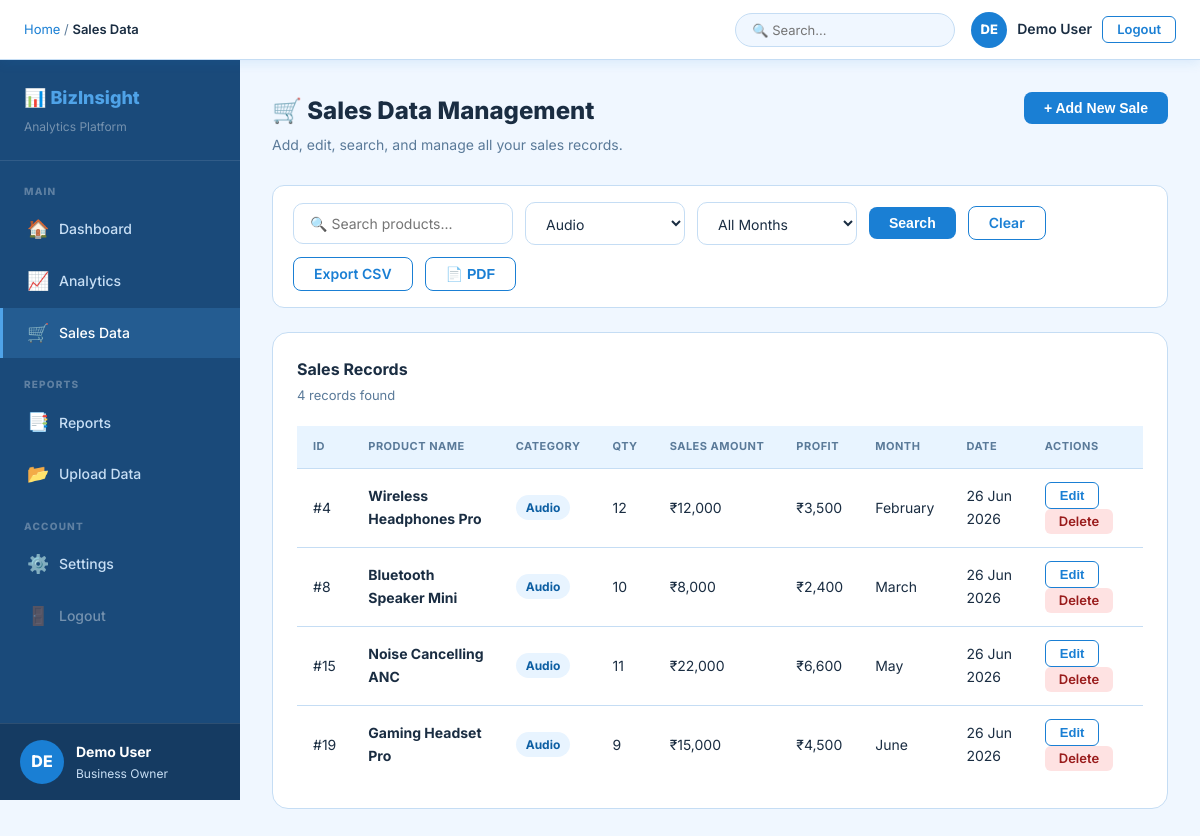
Page /sales.php?category=Audio (signed in) on the committed database.
### tables this page shows
CREATE TABLE IF NOT EXISTS sales (
  id            INT AUTO_INCREMENT PRIMARY KEY,
  user_id       INT           NOT NULL,
  product_name  VARCHAR(150)  NOT NULL,
  category      VARCHAR(80)   DEFAULT 'Other',
  sales_amount  DECIMAL(12,2) NOT NULL DEFAULT 0,
  profit        DECIMAL(12,2) DEFAULT 0,
  quantity      INT           DEFAULT 0,
  month_name    VARCHAR(20)   NOT NULL,
  created_at    DATETIME      DEFAULT CURRENT_TIMESTAMP,
  updated_at    DATETIME      DEFAULT CURRENT_TIMESTAMP ON UPDATE CURRENT_TIMESTAMP,
  FOREIGN KEY (user_id) REFERENCES users(id) ON DELETE CASCADE,
  INDEX idx_user_id   (user_id),
  INDEX idx_month     (month_name),
  INDEX idx_category  (category)
);

### includes/functions.php (called while the page is built, shortened)
<?php
function e($str) {
    return htmlspecialchars($str, ENT_QUOTES, 'UTF-8');
}
?>

### includes/auth_check.php (called while the page is built, shortened)
<?php
function getCurrentUser() {
    return [
        'id'    => $_SESSION['user_id'],
        'name'  => $_SESSION['user_name']  ?? 'User',
        'email' => $_SESSION['user_email'] ?? '',
    ];
}
?>

### sales.php (the view, shortened to what this page needs)
<?php
require_once 'includes/auth_check.php';
require_once 'includes/db.php';
require_once 'includes/functions.php';
$user = getCurrentUser();
$uid  = $user['id'];
$search   = trim($_GET['search'] ?? '');
$cat_f    = trim($_GET['category'] ?? '');
$where = "WHERE user_id = ?";
$params = [$uid];
$types  = "i";
if($cat_f) {
    $where .= " AND category = ?";
    $params[] = $cat_f;
    $types   .= "s";
}
$per_page = 10;
$page_num = max(1, (int)($_GET['p'] ?? 1));
$offset   = ($page_num - 1) * $per_page;
$count_stmt = $conn->prepare("SELECT COUNT(*) as cnt FROM sales $where");
$count_stmt->bind_param($types, ...$params);
$count_stmt->execute();
$total_rows  = $count_stmt->get_result()->fetch_assoc()['cnt'];
$params_paged = $params;
$types_paged  = $types . "ii";
$params_paged[] = $per_page;
$params_paged[] = $offset;
$stmt = $conn->prepare("SELECT * FROM sales $where ORDER BY created_at DESC LIMIT ? OFFSET ?");
$stmt->bind_param($types_paged, ...$params_paged);
$stmt->execute();
$sales_records = $stmt->get_result()->fetch_all(MYSQLI_ASSOC);
$cat_res = $conn->prepare("SELECT DISTINCT category FROM sales WHERE user_id = ? ORDER BY category");
$cat_res->bind_param("i", $uid);
$cat_res->execute();
$categories = $cat_res->get_result()->fetch_all(MYSQLI_ASSOC);
include 'includes/header.php';
?>
<div class="page-header">
  <div>
    <h1>🛒 Sales Data Management</h1>
    <p>Add, edit, search, and manage all your sales records.</p>
  </div>
  <button class="btn btn-primary" onclick="openModal('addModal')">+ Add New Sale</button>
</div>
<form method="GET" class="filter-bar">
  <div style="display:flex;gap:12px;align-items:center;flex-wrap:wrap">
    <input type="text" name="search" class="input-field" style="width:220px" placeholder="🔍 Search products..." value="<?= e($search) ?>">
    <select name="category" class="input-field" style="width:160px">
      <?php foreach($categories as $c): ?>
        <option value="<?= e($c['category']) ?>" <?= $cat_f === $c['category'] ? 'selected' : '' ?>><?= e($c['category']) ?></option>
      <?php endforeach; ?>
    </select>
    <select name="month" class="input-field" style="width:160px">
      <option value="">All Months</option>
    </select>
    <button type="submit" class="btn btn-primary">Search</button>
    <a href="sales.php" class="btn btn-outline">Clear</a>
    <a href="reports.php?type=sales_csv" class="btn btn-outline">Export CSV</a>
    <button class="btn btn-outline" onclick="generatePagePDF('Sales Data Report')">📄 PDF</button>
  </div>
</form>
<div class="card">
  <div class="card-header">
    <div><div class="card-title">Sales Records</div><div class="card-sub"><?= $total_rows ?> records found</div></div>
  </div>
  <?php if(empty($sales_records)): ?>
    <div class="empty-state">
      <div style="font-size:48px;margin-bottom:12px">🛒</div>
      <p>No sales records found. <a href="#" onclick="openModal('addModal')">Add your first sale</a> or <a href="upload.php">upload a CSV file</a>.</p>
    </div>
  <?php else: ?>
  <div class="table-responsive">
    <table class="data-table">
      <thead>
        <tr><th>ID</th><th>Product Name</th><th>Category</th><th>Qty</th><th>Sales Amount</th><th>Profit</th><th>Month</th><th>Date</th><th>Actions</th></tr>
      </thead>
      <tbody>
        <?php foreach($sales_records as $s): ?>
        <tr>
          <td>#<?= $s['id'] ?></td>
          <td><strong><?= e($s['product_name']) ?></strong></td>
          <td><span class="badge badge-info"><?= e($s['category']) ?></span></td>
          <td><?= number_format($s['quantity']) ?></td>
          <td>₹<?= number_format($s['sales_amount']) ?></td>
          <td>₹<?= number_format($s['profit']) ?></td>
          <td><?= e($s['month_name']) ?></td>
          <td><?= date('d M Y', strtotime($s['created_at'])) ?></td>
          <td>
            <button class="btn btn-outline btn-sm"
              onclick="openEditModal(<?= $s['id'] ?>, '<?= e($s['product_name']) ?>', '<?= e($s['category']) ?>', <?= $s['sales_amount'] ?>, <?= $s['profit'] ?>, <?= $s['quantity'] ?>, '<?= e($s['month_name']) ?>')">
              Edit
            </button>
            <a href="sales.php?delete=<?= $s['id'] ?>" class="btn btn-sm btn-danger"
               onclick="return confirm('Delete this record?')">Delete</a>
          </td>
        </tr>
        <?php endforeach; ?>
      </tbody>
    </table>
  </div>
  <?php endif; ?>
</div>
<?php include 'includes/footer.php'; ?>

### assets/css/style.css (style rules this page uses)
*, *::before, *::after { margin: 0; padding: 0; box-sizing: border-box; }
:root { --blue: #1a7fd4; --blue-light: #e8f4ff; --blue-mid: #4fa3e8; --blue-dark: #0d5fa3; --white: #ffffff; --bg: #f0f7ff; --sidebar: #1a4a7a; --sidebar-txt: #c8dff5; --text: #1a2d42; --text-muted: #5a7a99; --border: #c5ddf4; --green: #16a34a; --red: #dc2626; --amber: #d97706; --purple: #7c3aed; --shadow: rgba(26,127,212,.12); }
body { font-family: 'Segoe UI', system-ui, -apple-system, sans-serif; background: var(--bg); color: var(--text); font-size: 15px; line-height: 1.6; min-height: 100vh; }
.btn { padding: 9px 20px; border-radius: 8px; border: none; cursor: pointer; font-size: 14px; font-weight: 600; text-decoration: none; display: inline-block; transition: all .2s; line-height: 1; }
.btn-primary { background: var(--blue); color: #fff; }
.btn-outline { background: transparent; border: 1.5px solid var(--blue); color: var(--blue); }
.btn-danger { background: #fee2e2; color: #991b1b; border: none; }
.btn-sm { padding: 6px 14px; font-size: 13px; border-radius: 6px; }
.input-field { width: 100%; padding: 11px 16px; border: 1.5px solid var(--border); border-radius: 10px; font-size: 14px; color: var(--text); background: #fff; outline: none; transition: border .2s; font-family: inherit; }
.card { background: var(--white); border: 1.5px solid var(--border); border-radius: 16px; padding: 24px; margin-bottom: 24px; }
.card-header { display: flex; align-items: flex-start; justify-content: space-between; margin-bottom: 20px; }
.card-title { font-size: 16px; font-weight: 700; color: var(--text); }
.card-sub { font-size: 13px; color: var(--text-muted); margin-top: 3px; }
.data-table { width: 100%; border-collapse: collapse; font-size: 14px; }
.data-table th { padding: 12px 16px; text-align: left; font-size: 11px; font-weight: 700; color: var(--text-muted); text-transform: uppercase; letter-spacing: .5px; background: var(--blue-light); border-bottom: 1.5px solid var(--border); white-space: nowrap; }
.data-table td { padding: 13px 16px; border-bottom: 1px solid var(--border); color: var(--text); vertical-align: middle; }
.data-table tr:last-child td { border-bottom: none; }
.table-responsive { overflow-x: auto; }
.badge { display: inline-block; padding: 3px 10px; border-radius: 20px; font-size: 12px; font-weight: 700; }
.badge-info { background: var(--blue-light); color: var(--blue-dark); }
.filter-bar { background: var(--white); border: 1.5px solid var(--border); border-radius: 12px; padding: 16px 20px; margin-bottom: 24px; }

### assets/css/dashboard.css (style rules this page uses)
.page-header { display: flex; align-items: flex-start; justify-content: space-between; margin-bottom: 28px; }
.page-header h1 { font-size: 24px; font-weight: 800; margin-bottom: 4px; }
.page-header p { color: var(--text-muted); font-size: 14px; }

### includes/header.php (style rules this page uses)
body { font-family: 'Inter', 'Segoe UI', system-ui, sans-serif; }

### rows in the picture
sales: id "4", product_name "Wireless Headphones Pro", category "Audio", quantity "12", sales_amount "12,000", profit "3,500", month_name "February", created_at "26 Jun 2026"
sales: id "8", product_name "Bluetooth Speaker Mini", category "Audio", quantity "10", sales_amount "8,000", profit "2,400", month_name "March", created_at "26 Jun 2026"
sales: id "15", product_name "Noise Cancelling ANC", category "Audio", quantity "11", sales_amount "22,000", profit "6,600", month_name "May", created_at "26 Jun 2026"
sales: id "19", product_name "Gaming Headset Pro", category "Audio", quantity "9", sales_amount "15,000", profit "4,500", month_name "June", created_at "26 Jun 2026"

### other values in the picture
$page_title "Sales Data"
$initials "DE"
$display_name "Demo User"
substr($sidebar_name, 0, 2) "DE"
$sidebar_name "Demo User"
$total_rows "4"
form field category "Audio"
